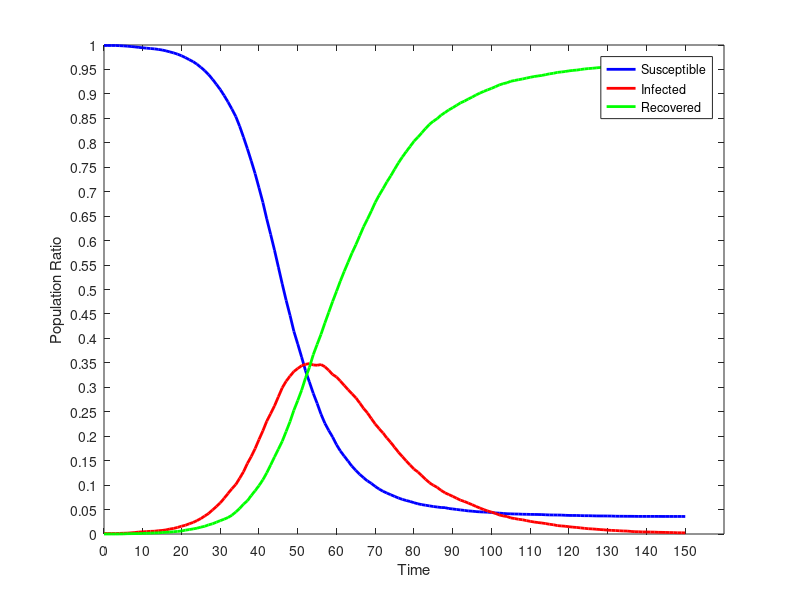

Here is the MATLAB script that generated this plot:
dynamics = [
0.00,9990.000,10.000,0.000;
1.00,9990.000,10.000,0.000;
2.00,9990.000,10.000,0.000;
3.00,9990.000,10.000,0.000;
4.00,9986.000,13.000,1.000;
5.00,9982.000,16.000,2.000;
6.00,9976.000,18.000,6.000;
7.00,9969.000,24.000,7.000;
8.00,9961.000,31.000,8.000;
9.00,9951.000,40.000,9.000;
10.00,9943.000,45.000,12.000;
11.00,9935.000,50.000,15.000;
12.00,9928.000,55.000,17.000;
13.00,9921.000,57.000,22.000;
14.00,9910.000,67.000,23.000;
15.00,9898.000,73.000,29.000;
16.00,9880.000,84.000,36.000;
17.00,9859.000,102.000,39.000;
18.00,9838.000,115.000,47.000;
19.00,9812.000,135.000,53.000;
20.00,9780.000,159.000,61.000;
21.00,9743.000,179.000,78.000;
22.00,9700.000,209.000,91.000;
23.00,9659.000,237.000,104.000;
24.00,9607.000,274.000,119.000;
25.00,9543.000,317.000,140.000;
26.00,9474.000,368.000,158.000;
27.00,9393.000,420.000,187.000;
28.00,9300.000,491.000,209.000;
29.00,9196.000,563.000,241.000;
30.00,9090.000,637.000,273.000;
31.00,8967.000,730.000,303.000;
32.00,8835.000,828.000,337.000;
33.00,8691.000,926.000,383.000;
34.00,8539.000,1011.000,450.000;
35.00,8340.000,1139.000,521.000;
36.00,8115.000,1273.000,612.000;
37.00,7879.000,1442.000,679.000;
38.00,7629.000,1585.000,786.000;
39.00,7369.000,1747.000,884.000;
40.00,7078.000,1932.000,990.000;
41.00,6782.000,2110.000,1108.000;
42.00,6443.000,2307.000,1250.000;
43.00,6129.000,2461.000,1410.000;
44.00,5805.000,2620.000,1575.000;
45.00,5459.000,2806.000,1735.000;
46.00,5113.000,2990.000,1897.000;
47.00,4780.000,3124.000,2096.000;
48.00,4474.000,3229.000,2297.000;
49.00,4145.000,3324.000,2531.000;
50.00,3885.000,3385.000,2730.000;
51.00,3618.000,3441.000,2941.000;
52.00,3340.000,3470.000,3190.000;
53.00,3110.000,3485.000,3405.000;
54.00,2877.000,3457.000,3666.000;
55.00,2672.000,3451.000,3877.000;
56.00,2451.000,3465.000,4084.000;
57.00,2264.000,3421.000,4315.000;
58.00,2117.000,3349.000,4534.000;
59.00,1983.000,3262.000,4755.000;
60.00,1827.000,3211.000,4962.000;
61.00,1697.000,3129.000,5174.000;
62.00,1591.000,3037.000,5372.000;
63.00,1490.000,2951.000,5559.000;
64.00,1384.000,2869.000,5747.000;
65.00,1300.000,2784.000,5916.000;
66.00,1220.000,2680.000,6100.000;
67.00,1149.000,2567.000,6284.000;
68.00,1085.000,2474.000,6441.000;
69.00,1035.000,2359.000,6606.000;
70.00,972.000,2247.000,6781.000;
71.00,919.000,2154.000,6927.000;
72.00,874.000,2066.000,7060.000;
73.00,837.000,1963.000,7200.000;
74.00,803.000,1873.000,7324.000;
75.00,769.000,1771.000,7460.000;
76.00,736.000,1672.000,7592.000;
77.00,708.000,1581.000,7711.000;
78.00,685.000,1495.000,7820.000;
79.00,665.000,1410.000,7925.000;
80.00,640.000,1328.000,8032.000;
81.00,618.000,1268.000,8114.000;
82.00,601.000,1195.000,8204.000;
83.00,588.000,1119.000,8293.000;
84.00,575.000,1047.000,8378.000;
85.00,562.000,996.000,8442.000;
86.00,552.000,953.000,8495.000;
87.00,542.000,892.000,8566.000;
88.00,539.000,842.000,8619.000;
89.00,521.000,806.000,8673.000;
90.00,512.000,770.000,8718.000;
91.00,502.000,731.000,8767.000;
92.00,492.000,692.000,8816.000;
93.00,483.000,665.000,8852.000;
94.00,472.000,633.000,8895.000;
95.00,467.000,599.000,8934.000;
96.00,458.000,564.000,8978.000;
97.00,453.000,531.000,9016.000;
98.00,449.000,500.000,9051.000;
99.00,446.000,471.000,9083.000;
100.00,439.000,448.000,9113.000;
101.00,431.000,422.000,9147.000;
102.00,427.000,390.000,9183.000;
103.00,421.000,370.000,9209.000;
104.00,415.000,357.000,9228.000;
105.00,412.000,329.000,9259.000;
106.00,409.000,316.000,9275.000;
107.00,408.000,301.000,9291.000;
108.00,404.000,291.000,9305.000;
109.00,403.000,274.000,9323.000;
110.00,401.000,259.000,9340.000;
111.00,400.000,245.000,9355.000;
112.00,399.000,234.000,9367.000;
113.00,397.000,225.000,9378.000;
114.00,393.000,213.000,9394.000;
115.00,390.000,199.000,9411.000;
116.00,389.000,189.000,9422.000;
117.00,388.000,172.000,9440.000;
118.00,387.000,165.000,9448.000;
119.00,383.000,159.000,9458.000;
120.00,380.000,149.000,9471.000;
121.00,379.000,140.000,9481.000;
122.00,379.000,134.000,9487.000;
123.00,376.000,125.000,9499.000;
124.00,374.000,116.000,9510.000;
125.00,374.000,108.000,9518.000;
126.00,372.000,104.000,9524.000;
127.00,370.000,98.000,9532.000;
128.00,369.000,91.000,9540.000;
129.00,369.000,86.000,9545.000;
130.00,368.000,79.000,9553.000;
131.00,367.000,74.000,9559.000;
132.00,364.000,71.000,9565.000;
133.00,363.000,66.000,9571.000;
134.00,363.000,62.000,9575.000;
135.00,362.000,60.000,9578.000;
136.00,362.000,53.000,9585.000;
137.00,361.000,47.000,9592.000;
138.00,360.000,46.000,9594.000;
139.00,360.000,42.000,9598.000;
140.00,360.000,42.000,9598.000;
141.00,360.000,40.000,9600.000;
142.00,360.000,39.000,9601.000;
143.00,360.000,35.000,9605.000;
144.00,359.000,34.000,9607.000;
145.00,359.000,32.000,9609.000;
146.00,359.000,30.000,9611.000;
147.00,359.000,29.000,9612.000;
148.00,359.000,25.000,9616.000;
149.00,359.000,25.000,9616.000;
150.00,358.000,23.000,9619.000;
];
time = dynamics (:, 1);
susceptible = dynamics (:, 2);
infected = dynamics (:, 3);
recovered = dynamics (:, 4);
totalPopulation = susceptible(1) + infected(1) + recovered(1);
susceptibleRatio = susceptible ./ totalPopulation;
infectedRatio = infected ./ totalPopulation;
recoveredRatio = recovered ./ totalPopulation;
steps = length (time);
indices = 0 : steps - 1;
replications = 0;
figure
plot (indices, susceptibleRatio.', 'color', 'blue', 'linewidth', 2);
hold on
plot (indices, infectedRatio.', 'color', 'red', 'linewidth', 2);
hold on
plot (indices, recoveredRatio.', 'color', 'green', 'linewidth', 2);
set(gca,'YTick',0:0.05:1.0);
set(gca,'XTick', indices(1:10:end), 'xticklabel', time(1:10:end));
xlabel ('Time');
ylabel ('Population Ratio');
legend('Susceptible','Infected', 'Recovered');
%titleStr = sprintf('SIR Dynamics of %i agents, with 1.00 dt, %i steps, 0 replications', totalPopulation, steps)
%title (titleStr);
